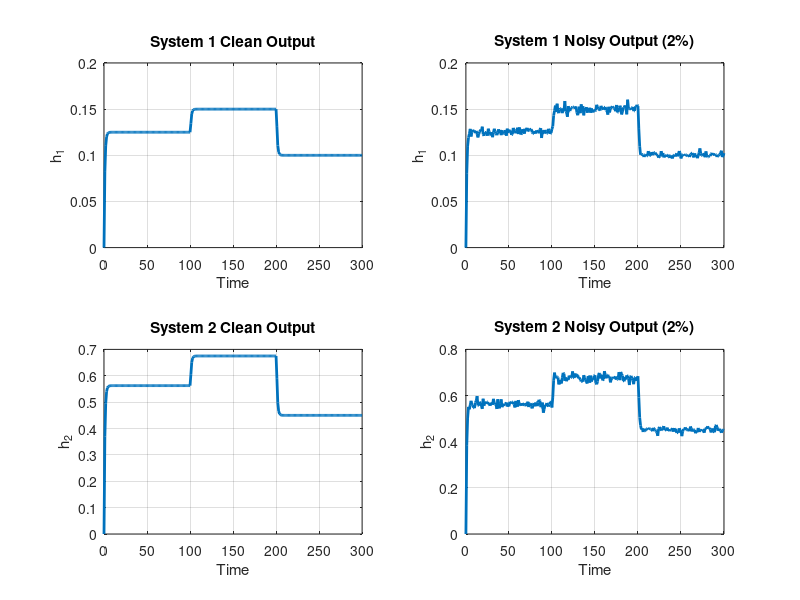

This chart was generated by the following MATLAB code: (Note: this script raises an error after producing the figure.)
clc; clear; close all;

%% ====================================================
%  TRUE FIRST-ORDER (FOPTD) MODELS
% ====================================================
Kp1_true  = 0.1250;
tau1_true = 0.9375;
G1_true = tf(Kp1_true, [tau1_true 1]);

Kp2_true  = 0.5625;
tau2_true = 0.9375;
G2_true = tf(Kp2_true, [tau2_true 1]);

theta_true = 0;   % negligible dead time

%% ====================================================
%  INPUT SIGNAL
% ====================================================
Ts = 1;
t = 0:Ts:300;

u = ones(size(t));
u(t > 100) = 1.2;   % +20%
u(t > 200) = 0.8;   % -20%

%% ====================================================
%  GENERATE PROCESS DATA (CLEAN + NOISY)
% ====================================================
y1 = lsim(G1_true, u, t);
y2 = lsim(G2_true, u, t);

noise_level = 0.02;     % 2% noise
y1_noise = y1 .* (1 + noise_level*randn(size(y1)));
y2_noise = y2 .* (1 + noise_level*randn(size(y2)));

%% ====================================================
%  RAW DATA PLOTS (CLEAN vs NOISY)
% ====================================================
figure(1);

subplot(2,2,1);
plot(t, y1, 'LineWidth', 2);
title('System 1 Clean Output');
xlabel('Time'); ylabel('h_1');
grid on

subplot(2,2,2);
plot(t, y1_noise, 'LineWidth', 2);
title('System 1 Noisy Output (2%)');
xlabel('Time'); ylabel('h_1');
grid on

subplot(2,2,3);
plot(t, y2, 'LineWidth', 2);
title('System 2 Clean Output');
xlabel('Time'); ylabel('h_2');
grid on

subplot(2,2,4);
plot(t, y2_noise, 'LineWidth', 2);
title('System 2 Noisy Output (2%)');
xlabel('Time'); ylabel('h_2');
grid on

%% ====================================================
%  TRAINING / VALIDATION SPLIT (70% / 30%)
% ====================================================
N = length(t);
N_train = round(0.7 * N);

t_train = t(1:N_train);
u_train = u(1:N_train);
y1_train = y1_noise(1:N_train);
y2_train = y2_noise(1:N_train);

t_val = t(N_train+1:end);
u_val = u(N_train+1:end);
y1_val = y1_noise(N_train+1:end);
y2_val = y2_noise(N_train+1:end);

%% ====================================================
%  PARAMETER ESTIMATION USING NONLINEAR REGRESSION
% ====================================================
cost_fun = @(x, t, u, y) ...
    sum((y - lsim(tf(x(1), [x(2) 1]), u, t)).^2);

opts = optimset('Display','iter','MaxIter',1e4,'MaxFunEvals',1e4);

% ----- System 1 (h1) -----
x0_1 = [0.1 1];
xhat1 = fminsearch(@(x) cost_fun(x, t_train, u_train, y1_train), x0_1, opts);
Kp1_id  = xhat1(1);
tau1_id = xhat1(2);

% ----- System 2 (h2) -----
x0_2 = [0.5 1];
xhat2 = fminsearch(@(x) cost_fun(x, t_train, u_train, y2_train), x0_2, opts);
Kp2_id  = xhat2(1);
tau2_id = xhat2(2);

theta_id = 0;   % dead time negligible

%% ====================================================
%  PARAMETER COMPARISON (PART i)
% ====================================================
fprintf('\n============ PARAMETER COMPARISON ============\n');

fprintf('\nSystem 1 (h1/qi)\n');
fprintf('True      : Kp = %.4f , Tau = %.4f\n',Kp1_true,tau1_true);
fprintf('Identified: Kp = %.4f , Tau = %.4f , Theta = %.4f\n',Kp1_id,tau1_id,theta_id);

fprintf('\nSystem 2 (h2/qi)\n');
fprintf('True      : Kp = %.4f , Tau = %.4f\n',Kp2_true,tau2_true);
fprintf('Identified: Kp = %.4f , Tau = %.4f , Theta = %.4f\n',Kp2_id,tau2_id,theta_id);

%% ====================================================
%  VALIDATION USING 30% UNSEEN DATA (PART ii)
% ====================================================
G1_id = tf(Kp1_id, [tau1_id 1], 'InputDelay', theta_id);
G2_id = tf(Kp2_id, [tau2_id 1], 'InputDelay', theta_id);

y1_val_pred = lsim(G1_id, u_val, t_val);
y2_val_pred = lsim(G2_id, u_val, t_val);

%% ====================================================
%  VALIDATION PLOTS
% ====================================================
figure(2);

subplot(2,1,1)
plot(t_val, y1_val, 'b--', 'LineWidth', 1.3); hold on
plot(t_val, y1_val_pred, 'r', 'LineWidth', 2)
xlabel('Time'); ylabel('h_1');
title('FOPTD Validation – System 1 (h_1)');
legend('Validation data','Model prediction');
grid on

subplot(2,1,2)
plot(t_val, y2_val, 'b--', 'LineWidth', 1.3); hold on
plot(t_val, y2_val_pred, 'r', 'LineWidth', 2)
xlabel('Time'); ylabel('h_2');
title('FOPTD Validation – System 2 (h_2)');
legend('Validation data','Model prediction');
grid on
